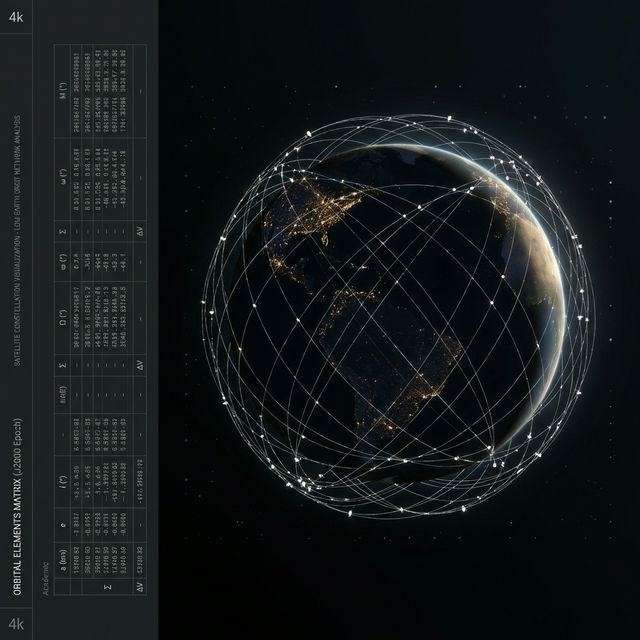
#> input picture wiki/images/constellation_view.png, 640 x 640 px
$ python reproject_geostationary.py --input ../../../wiki/images/constellation_view.png --output out.png --lon 1.0
#> lines starting #> are read from the running program, lines starting #| are printed output that depends on the picture; after the words box and inside, x2 and y2 are one past the last pixel; in counts of white or black regions, pixels touching at a corner belong together
import cv2
import numpy as np
import sys
import argparse
import math

def geostationary_to_equirectangular(input_path, output_path, satellite_lon, out_width=2048, out_height=1024):
    """
    Converts a Geostationary satellite image (e.g. GOES Full Disk)
    to an Equirectangular (Plate Carrée) projection for 3D sphere mapping.
    """
#> called with output_path = 'out.png', satellite_lon = 1, out_width = 2048, out_height = 1024
    # 1. Load the Geostationary Image
    img = cv2.imread(input_path)
#> img is the input picture: shape (640, 640, 3); mean B, G, R 25.8, 24.5, 19.5
    if img is None:
        print(f"Error: Could not read image at {input_path}")
        sys.exit(1)

    in_h, in_w = img.shape[:2]
#> in_h = 640; in_w = 640

    # Constants for GOES ABI Fixed Grid Projection
    # Values based on GOES-R series specifications
    r_eq = 6378137.0  # Earth equatorial radius in meters
    r_pol = 6356752.31414  # Earth polar radius in meters
    h = 35786023.0 + r_eq # Satellite distance from earth center

    # 2. Create the output Equirectangular canvas
    out_img = np.zeros((out_height, out_width, 3), dtype=np.uint8)

    # 3. Create coordinate grids for the Equirectangular output
    # Longitude runs from -180 to 180
    # Latitude runs from 90 to -90
    lon = np.linspace(-np.pi, np.pi, out_width)
    lat = np.linspace(np.pi/2, -np.pi/2, out_height)

    lon_grid, lat_grid = np.meshgrid(lon, lat)

    # Adjust longitude relative to satellite sub-point
    sat_lon_rad = np.radians(satellite_lon)
    lon_diff = lon_grid - sat_lon_rad

    # Wrap angles to [-pi, pi]
    lon_diff = (lon_diff + np.pi) % (2 * np.pi) - np.pi

    # 4. Perform Inverse Projection (Equirectangular -> Geostationary Scanning Angles)
    # Equations based on CGMS LRIT/HRIT Global Specification

    c_lat = np.arctan((r_pol**2 / r_eq**2) * np.tan(lat_grid))

    r_c = r_pol / np.sqrt(1 - ((r_eq**2 - r_pol**2) / r_eq**2) * np.cos(c_lat)**2)
    s_x = h - r_c * np.cos(c_lat) * np.cos(lon_diff)
    s_y = -r_c * np.cos(c_lat) * np.sin(lon_diff)
    s_z = r_c * np.sin(c_lat)

    # Check visibility (is the point on Earth visible from the satellite?)
    # A point is visible if the dot product of the surface normal and the vector to the satellite is positive
    visibility_mask = (s_x * r_c * np.cos(c_lat) * np.cos(lon_diff) +
                       s_y * r_c * np.cos(c_lat) * np.sin(lon_diff) +
                       s_z * r_c * np.sin(c_lat) * (r_eq**2 / r_pol**2)) > 0

    # Calculate scanning angles (x, y) in radians
    s1 = s_x**2 + s_y**2 + s_z**2
    x_angle = np.arcsin(-s_y / np.sqrt(s_x**2 + s_y**2 + s_z**2))
    y_angle = np.arctan(s_z / s_x)

    # 5. Map Scanning Angles to Image Pixels
    # GOES Full Disk covers roughly +/- 0.1518 radians
    view_angle = 0.151844

    # Normalize angles to [0, 1] then scale to image dimensions
    px = (x_angle / view_angle) * (in_w / 2) + (in_w / 2)
    py = -(y_angle / view_angle) * (in_h / 2) + (in_h / 2)

    # Create valid pixel mask (within image bounds AND visible)
    valid_px = (px >= 0) & (px < in_w - 1)
    valid_py = (py >= 0) & (py < in_h - 1)
    valid_mask = visibility_mask & valid_px & valid_py

    # 6. Remap Pixels using OpenCV (Vectorized for speed)
    # Convert float maps to float32 for cv2.remap
    map_x = np.where(valid_mask, px, -1).astype(np.float32)
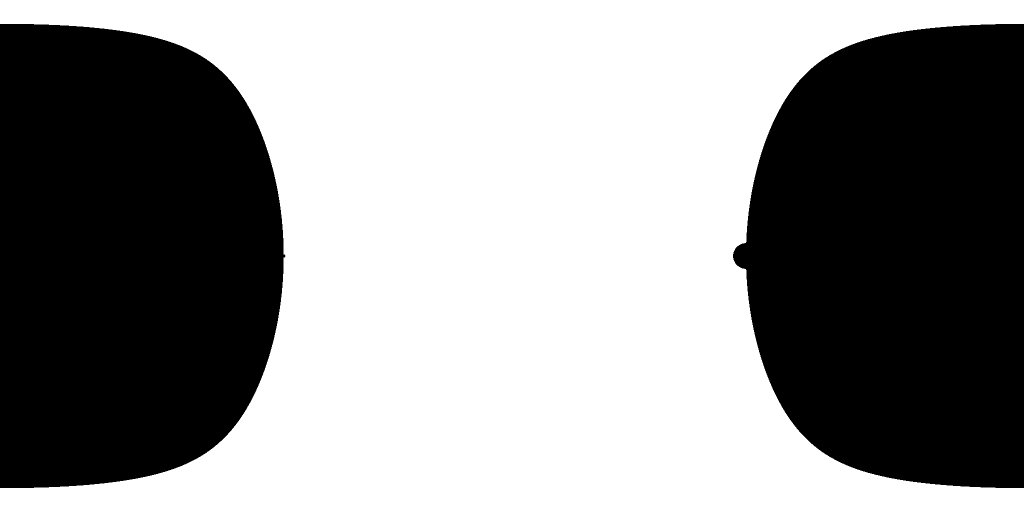
#> valid_mask: shape (1024, 2048) bool (shown at 1/2 size); 56.8% white; 2 black regions, box (x1, y1, x2, y2) and area: (0, 48, 571, 976) 457574, (1466, 48, 2048, 976) 448046
    map_y = np.where(valid_mask, py, -1).astype(np.float32)

    out_img = cv2.remap(img, map_x, map_y, interpolation=cv2.INTER_LINEAR, borderMode=cv2.BORDER_CONSTANT, borderValue=(0,0,0))
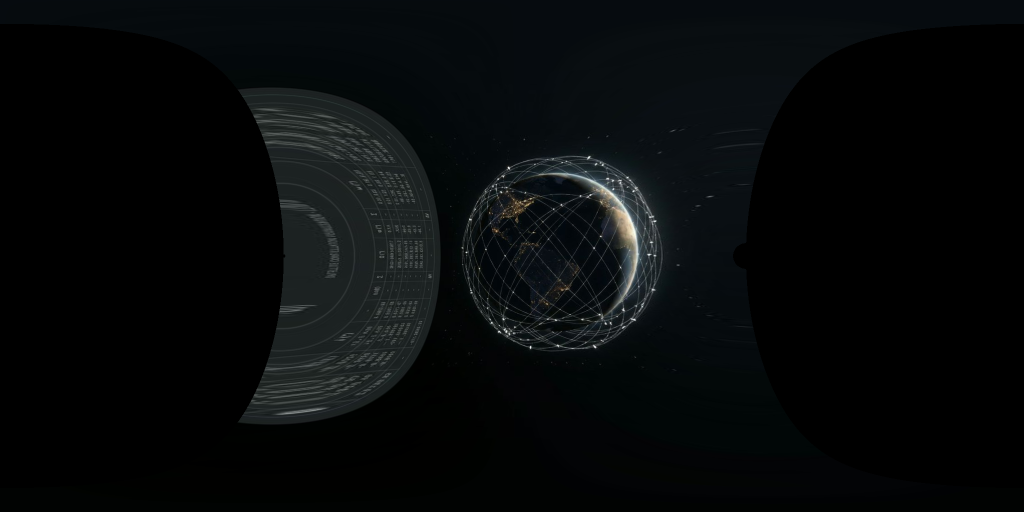
#> out_img: shape (1024, 2048, 3) (shown at 1/2 size); mean B, G, R 10.2, 9.4, 7

    # 7. Add a slight feather/blur to the edge of the disk to blend smoothly with black
    # This prevents the harsh jagged cutoff at the horizon
    disk_mask = np.where(valid_mask, 255, 0).astype(np.uint8)
    # Erode and blur the mask to create an alpha gradient
    kernel = np.ones((7,7), np.uint8)
    eroded_mask = cv2.erode(disk_mask, kernel, iterations=2)
    blurred_mask = cv2.GaussianBlur(eroded_mask, (21, 21), 0)
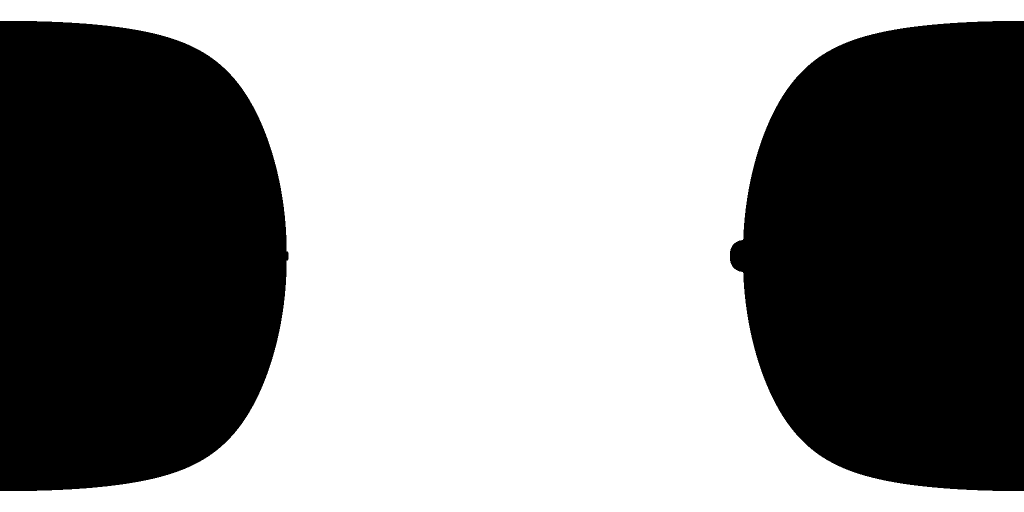
#> eroded_mask: shape (1024, 2048) (shown at 1/2 size); 55.6% white; 2 black regions, box (x1, y1, x2, y2) and area: (0, 42, 577, 982) 470066, (1460, 42, 2048, 982) 460670

    # Apply alpha blending to smooth out the jagged edges
    out_img = out_img.astype(np.float32)
    alpha = blurred_mask.astype(np.float32) / 255.0
    alpha = np.expand_dims(alpha, axis=-1)
    out_img = out_img * alpha

    out_img = out_img.astype(np.uint8)

    # 8. Save the Equirectangular Image
    cv2.imwrite(output_path, out_img, [cv2.IMWRITE_JPEG_QUALITY, 90])
    print(f"SUCCESS: Re-projected {input_path} to Equirectangular at {output_path}")

if __name__ == '__main__':
    parser = argparse.ArgumentParser(description='Re-project Geostationary to Equirectangular')
    parser.add_argument('--input', required=True, help='Path to raw GOES/Meteosat image')
    parser.add_argument('--output', required=True, help='Path to output equirectangular image')
    parser.add_argument('--lon', required=True, type=float, help='Sub-satellite longitude (e.g., -75 for GOES-East, 0 for Meteosat)')
    parser.add_argument('--width', default=2048, type=int, help='Output width')
    parser.add_argument('--height', default=1024, type=int, help='Output height')

    args = parser.parse_args()

    try:
        geostationary_to_equirectangular(args.input, args.output, args.lon, args.width, args.height)
    except Exception as e:
        print(f"FAILED: {str(e)}")
        sys.exit(1)
